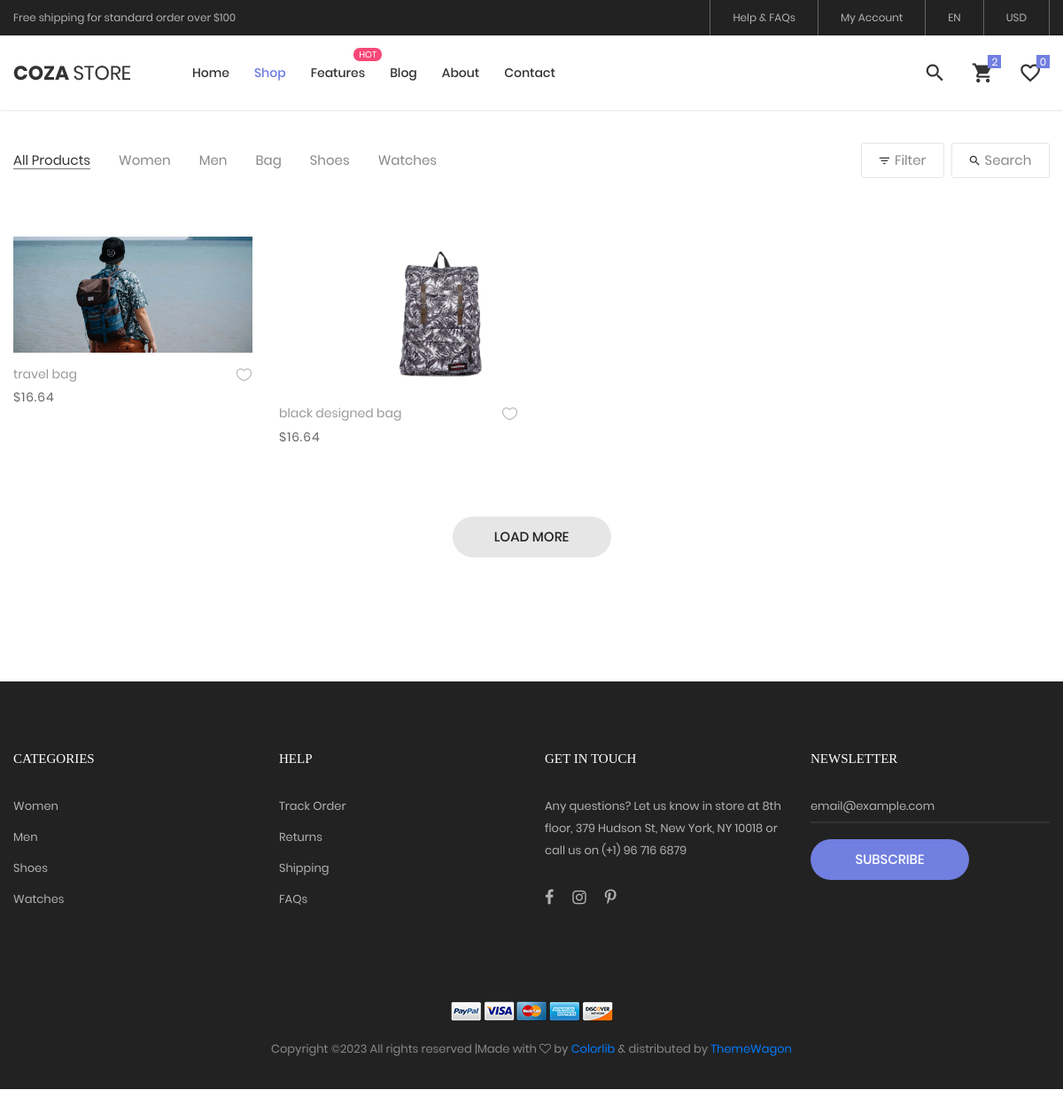
Page /bag on the committed database.
### sdapp/models.py (models this page shows)
class Product(models.Model):
    title=models.CharField(max_length=150,verbose_name="product title")
    slug=models.SlugField(max_length=150,verbose_name="product slug")
    product_image=models.ImageField(upload_to="product",blank='True',null="True",verbose_name="product image")
    price=models.DecimalField(max_digits=8,decimal_places=2)
    category=models.ForeignKey(Category,verbose_name="product category",on_delete=models.CASCADE)
    is_active=models.BooleanField(verbose_name="is_active")
    is_featured=models.BooleanField(verbose_name="is_featured")
    productStock=models.PositiveIntegerField()

### sdapp/views.py (the view)
# urls.py: path('<slug:slug>',views.category_products,name='category_products'),
def category_products(request,slug):
    category=get_object_or_404(Category,slug=slug)
    products=Product.objects.filter(is_active=True,category=category)
    context={
        'products':products,
    }
    return render(request,'product.html',context)

### templates/product.html (shortened to what this page needs)
{% load static %}
<!DOCTYPE html>
<html lang="en">
<head>
	<link rel="stylesheet" type="text/css" href="static/vendor/bootstrap/css/bootstrap.min.css">
	<link rel="stylesheet" type="text/css" href="static/fonts/font-awesome-4.7.0/css/font-awesome.min.css">
	<link rel="stylesheet" type="text/css" href="static/fonts/iconic/css/material-design-iconic-font.min.css">
	<link rel="stylesheet" type="text/css" href="static/fonts/linearicons-v1.0.0/icon-font.min.css">
	<link rel="stylesheet" type="text/css" href="static/vendor/animate/animate.css">
	<link rel="stylesheet" type="text/css" href="static/vendor/css-hamburgers/hamburgers.min.css">
	<link rel="stylesheet" type="text/css" href="static/vendor/animsition/css/animsition.min.css">
	<link rel="stylesheet" type="text/css" href="static/vendor/select2/select2.min.css">
	<link rel="stylesheet" type="text/css" href="static/vendor/daterangepicker/daterangepicker.css">
	<link rel="stylesheet" type="text/css" href="static/vendor/slick/slick.css">
	<link rel="stylesheet" type="text/css" href="static/vendor/MagnificPopup/magnific-popup.css">
	<link rel="stylesheet" type="text/css" href="static/vendor/perfect-scrollbar/perfect-scrollbar.css">
	<link rel="stylesheet" type="text/css" href="static/css/util.css">
	<link rel="stylesheet" type="text/css" href="static/css/main.css">
</head>
<body class="animsition">
	<header class="header-v4">
		<div class="container-menu-desktop">
			<div class="top-bar">
				<div class="content-topbar flex-sb-m h-full container">
					<div class="left-top-bar">
						Free shipping for standard order over $100
					</div>
					<div class="right-top-bar flex-w h-full">
						<a href="#" class="flex-c-m trans-04 p-lr-25">
							Help & FAQs
						</a>
						<a href="#" class="flex-c-m trans-04 p-lr-25">
							My Account
						</a>
						<a href="#" class="flex-c-m trans-04 p-lr-25">
							EN
						</a>
						<a href="#" class="flex-c-m trans-04 p-lr-25">
							USD
						</a>
					</div>
				</div>
			</div>
			<div class="wrap-menu-desktop how-shadow1">
				<nav class="limiter-menu-desktop container">
					<a href="#" class="logo">
						<img src="static/images/icons/logo-01.png" alt="IMG-LOGO">
					</a>
					<div class="menu-desktop">
						<ul class="main-menu">
							<li>
								<a href="{% url 'indexpg' %}">Home</a>
							</li>
							<li class="active-menu">
								<a href="{% url 'categorypg' %}">Shop</a>
							</li>
							<li class="label1" data-label1="hot">
								<a href="{% url 'shopcart' %}">Features</a>
							</li>
							<li>
								<a href="{ % url 'blogpg' %}">Blog</a>
							</li>
							<li>
								<a href="{% url 'aboutpg' %}">About</a>
							</li>
							<li>
								<a href="{% url 'contactpg' %}">Contact</a>
							</li>
						</ul>
					</div>
					<div class="wrap-icon-header flex-w flex-r-m">
						<div class="icon-header-item cl2 hov-cl1 trans-04 p-l-22 p-r-11 js-show-modal-search">
							<i class="zmdi zmdi-search"></i>
						</div>
						<div class="icon-header-item cl2 hov-cl1 trans-04 p-l-22 p-r-11 icon-header-noti js-show-cart" data-notify="2">
							<i class="zmdi zmdi-shopping-cart"></i>
						</div>
						<a href="#" class="icon-header-item cl2 hov-cl1 trans-04 p-l-22 p-r-11 icon-header-noti" data-notify="0">
							<i class="zmdi zmdi-favorite-outline"></i>
						</a>
					</div>
				</nav>
			</div>
		</div>
	</header>
	<div class="bg0 m-t-23 p-b-140">
		<div class="container">
			<div class="flex-w flex-sb-m p-b-52">
				<div class="flex-w flex-l-m filter-tope-group m-tb-10">
					<button class="stext-106 cl6 hov1 bor3 trans-04 m-r-32 m-tb-5 how-active1" data-filter="*">
						All Products
					</button>
					<button class="stext-106 cl6 hov1 bor3 trans-04 m-r-32 m-tb-5" data-filter=".women">
						Women
					</button>
					<button class="stext-106 cl6 hov1 bor3 trans-04 m-r-32 m-tb-5" data-filter=".men">
						Men
					</button>
					<button class="stext-106 cl6 hov1 bor3 trans-04 m-r-32 m-tb-5" data-filter=".bag">
						Bag
					</button>
					<button class="stext-106 cl6 hov1 bor3 trans-04 m-r-32 m-tb-5" data-filter=".shoes">
						Shoes
					</button>
					<button class="stext-106 cl6 hov1 bor3 trans-04 m-r-32 m-tb-5" data-filter=".watches">
						Watches
					</button>
				</div>
				<div class="flex-w flex-c-m m-tb-10">
					<div class="flex-c-m stext-106 cl6 size-104 bor4 pointer hov-btn3 trans-04 m-r-8 m-tb-4 js-show-filter">
						<i class="icon-filter cl2 m-r-6 fs-15 trans-04 zmdi zmdi-filter-list"></i>
						 Filter
					</div>
					<div class="flex-c-m stext-106 cl6 size-105 bor4 pointer hov-btn3 trans-04 m-tb-4 js-show-search">
						<i class="icon-search cl2 m-r-6 fs-15 trans-04 zmdi zmdi-search"></i>
						Search
					</div>
				</div>
			</div>
			<div class="row isotope-grid">
                {% for pro in products %}
				<div class="col-sm-6 col-md-4 col-lg-3 p-b-35 isotope-item women">
					<div class="block2">
						<div class="block2-pic hov-img0">
						<a href="{% url 'detail_page' pro.slug %}"><img src={{pro.product_image.url}}></a>
						</div>
						<div class="block2-txt flex-w flex-t p-t-14">
							<div class="block2-txt-child1 flex-col-l ">
								<a href="product-detail.html" class="stext-104 cl4 hov-cl1 trans-04 js-name-b2 p-b-6">
									{{pro.title}}
								</a>
								<span class="stext-105 cl3">
									$16.64
								</span>
							</div>
							<div class="block2-txt-child2 flex-r p-t-3">
								<a href="#" class="btn-addwish-b2 dis-block pos-relative js-addwish-b2">
									<img class="icon-heart1 dis-block trans-04" src="static/images/icons/icon-heart-01.png" alt="ICON">
								</a>
							</div>
						</div>
					</div>
				</div>
              {% endfor %}
			</div>
			<div class="flex-c-m flex-w w-full p-t-45">
				<a href="#" class="flex-c-m stext-101 cl5 size-103 bg2 bor1 hov-btn1 p-lr-15 trans-04">
					Load More
				</a>
			</div>
		</div>
	</div>
	<footer class="bg3 p-t-75 p-b-32">
		<div class="container">
			<div class="row">
				<div class="col-sm-6 col-lg-3 p-b-50">
					<h4 class="stext-301 cl0 p-b-30">
						Categories
					</h4>
					<ul>
						<li class="p-b-10">
							<a href="#" class="stext-107 cl7 hov-cl1 trans-04">
								Women
							</a>
						</li>
						<li class="p-b-10">
							<a href="#" class="stext-107 cl7 hov-cl1 trans-04">
								Men
							</a>
						</li>
						<li class="p-b-10">
							<a href="#" class="stext-107 cl7 hov-cl1 trans-04">
								Shoes
							</a>
						</li>
						<li class="p-b-10">
							<a href="#" class="stext-107 cl7 hov-cl1 trans-04">
								Watches
							</a>
						</li>
					</ul>
				</div>
				<div class="col-sm-6 col-lg-3 p-b-50">
					<h4 class="stext-301 cl0 p-b-30">
						Help
					</h4>
					<ul>
						<li class="p-b-10">
							<a href="#" class="stext-107 cl7 hov-cl1 trans-04">
								Track Order
							</a>
						</li>
						<li class="p-b-10">
							<a href="#" class="stext-107 cl7 hov-cl1 trans-04">
								Returns
							</a>
						</li>
						<li class="p-b-10">
							<a href="#" class="stext-107 cl7 hov-cl1 trans-04">
								Shipping
							</a>
						</li>
						<li class="p-b-10">
							<a href="#" class="stext-107 cl7 hov-cl1 trans-04">
								FAQs
							</a>
						</li>
					</ul>
				</div>
				<div class="col-sm-6 col-lg-3 p-b-50">
					<h4 class="stext-301 cl0 p-b-30">
						GET IN TOUCH
					</h4>
					<p class="stext-107 cl7 size-201">
						Any questions? Let us know in store at 8th floor, 379 Hudson St, New York, NY 10018 or call us on (+1) 96 716 6879
					</p>
					<div class="p-t-27">
						<a href="#" class="fs-18 cl7 hov-cl1 trans-04 m-r-16">
							<i class="fa fa-facebook"></i>
						</a>
						<a href="#" class="fs-18 cl7 hov-cl1 trans-04 m-r-16">
							<i class="fa fa-instagram"></i>
						</a>
						<a href="#" class="fs-18 cl7 hov-cl1 trans-04 m-r-16">
							<i class="fa fa-pinterest-p"></i>
						</a>
					</div>
				</div>
				<div class="col-sm-6 col-lg-3 p-b-50">
					<h4 class="stext-301 cl0 p-b-30">
						Newsletter
					</h4>
					<form>
						<div class="wrap-input1 w-full p-b-4">
							<input class="input1 bg-none plh1 stext-107 cl7" type="text" name="email" placeholder="email@example.com">
						</div>
						<div class="p-t-18">
							<button class="flex-c-m stext-101 cl0 size-103 bg1 bor1 hov-btn2 p-lr-15 trans-04">
								Subscribe
							</button>
						</div>
					</form>
				</div>
			</div>
			<div class="p-t-40">
				<div class="flex-c-m flex-w p-b-18">
					<a href="#" class="m-all-1">
						<img src="static/images/icons/icon-pay-01.png" alt="ICON-PAY">
					</a>
					<a href="#" class="m-all-1">
						<img src="static/images/icons/icon-pay-02.png" alt="ICON-PAY">
					</a>
					<a href="#" class="m-all-1">
						<img src="static/images/icons/icon-pay-03.png" alt="ICON-PAY">
					</a>
					<a href="#" class="m-all-1">
						<img src="static/images/icons/icon-pay-04.png" alt="ICON-PAY">
					</a>
					<a href="#" class="m-all-1">
						<img src="static/images/icons/icon-pay-05.png" alt="ICON-PAY">
					</a>
				</div>
				<p class="stext-107 cl6 txt-center">
Copyright &copy;<script>document.write(new Date().getFullYear());</script> All rights reserved |Made with <i class="fa fa-heart-o" aria-hidden="true"></i> by <a href="https://colorlib.com" target="_blank">Colorlib</a> &amp; distributed by <a href="https://themewagon.com" target="_blank">ThemeWagon</a>
				</p>
			</div>
		</div>
	</footer>
</body>
</html>

### rows in the picture
Product: product_image (picture), title "travel bag"
Product: product_image (picture), title "black designed bag"
